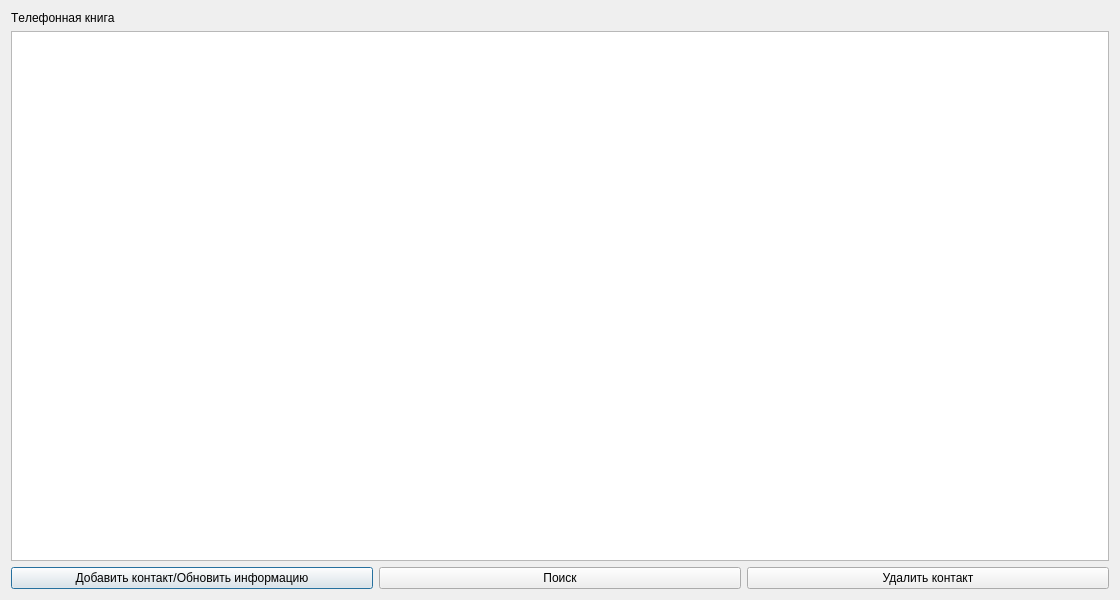
<?xml version="1.0" encoding="UTF-8"?>
<ui version="4.0">
 <class>Telephone_book</class>
 <widget class="QDialog" name="Telephone_book">
  <property name="geometry">
   <rect>
    <x>0</x>
    <y>0</y>
    <width>1120</width>
    <height>600</height>
   </rect>
  </property>
  <property name="minimumSize">
   <size>
    <width>1120</width>
    <height>600</height>
   </size>
  </property>
  <property name="windowTitle">
   <string>Dialog</string>
  </property>
  <layout class="QVBoxLayout" name="verticalLayout">
   <item>
    <widget class="QLabel" name="label">
     <property name="font">
      <font>
       <strikeout>false</strikeout>
       <kerning>false</kerning>
       <hintingpreference>PreferNoHinting</hintingpreference>
       <fontweight>Black</fontweight>
      </font>
     </property>
     <property name="text">
      <string>Телефонная книга</string>
     </property>
    </widget>
   </item>
   <item>
    <widget class="QTableWidget" name="tableWidget">
     <property name="editTriggers">
      <set>QAbstractItemView::NoEditTriggers</set>
     </property>
    </widget>
   </item>
   <item>
    <layout class="QHBoxLayout" name="horizontalLayout">
     <item>
      <widget class="QPushButton" name="pushButton_2">
       <property name="text">
        <string>Добавить контакт/Обновить информацию</string>
       </property>
      </widget>
     </item>
     <item>
      <widget class="QPushButton" name="pushButton_5">
       <property name="text">
        <string>Поиск</string>
       </property>
      </widget>
     </item>
     <item>
      <widget class="QPushButton" name="pushButton">
       <property name="text">
        <string>Удалить контакт</string>
       </property>
      </widget>
     </item>
    </layout>
   </item>
  </layout>
 </widget>
 <resources/>
 <connections/>
</ui>
